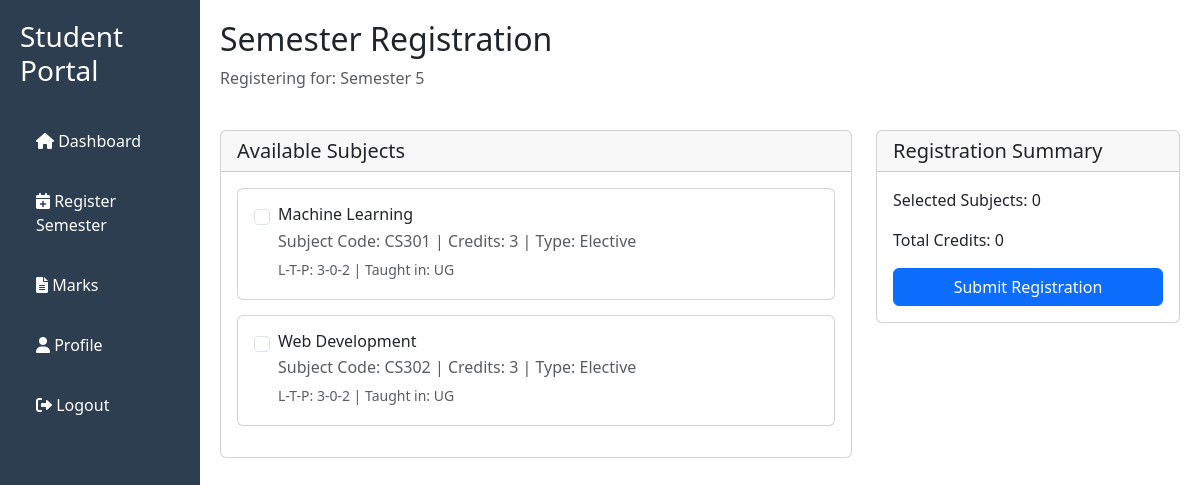
Screenshot of /semester_registration.php?semester_num=5 (signed in) with the database file from the repository.
### tables this page shows
CREATE TABLE subjects_pool (
    taught_in VARCHAR(10) NOT NULL,
    subject_type VARCHAR(20),
    subject_code VARCHAR(10),
    year_of_introduction DATE,
    subject_name VARCHAR(50),
    subject_semester INT(2) NOT NULL,
    credit INT(2),
    lecture_hours INT(2),
    tutorial_hours INT(2),
    practical_hours INT(2),
    PRIMARY KEY (subject_code, year_of_introduction),
    CONSTRAINT chk_taught_in CHECK (taught_in IN ('UG', 'PG', 'PhD', 'Other')),
    CONSTRAINT chk_semester CHECK (subject_semester > 0 AND subject_semester < 11)
);

### semester_registration.php (the view, shortened to what this page needs)
<?php
require_once 'db_config.php';
$success = '';
$semester_num = $_GET['semester_num'] ?? null;
$stmt = $pdo->prepare("
    SELECT * FROM subjects_pool
    WHERE subject_semester = ?
    ORDER BY subject_code
");
$stmt->execute([$semester_num]);
$subjects = $stmt->fetchAll();
?>
<!DOCTYPE html>
<html lang="en">
<head>
    <link href="https://cdn.jsdelivr.net/npm/bootstrap@5.3.0/dist/css/bootstrap.min.css" rel="stylesheet">
    <link href="https://cdnjs.cloudflare.com/ajax/libs/font-awesome/6.0.0/css/all.min.css" rel="stylesheet">
</head>
<body>
    <div class="container-fluid">
        <div class="row">
            <div class="col-md-3 col-lg-2 sidebar">
                <h3 class="mb-4">Student Portal</h3>
                <div class="nav flex-column">
                    <a class="nav-link" href="dashboard.php">
                        <i class="fas fa-home"></i> Dashboard
                    </a>
                    <a class="nav-link active" href="semester_registration.php">
                        <i class="fas fa-calendar-plus"></i> Register Semester
                    </a>
                    <a class="nav-link" href="marks.php">
                        <i class="fas fa-file-alt"></i> Marks
                    </a>
                    <a class="nav-link" href="profile.php">
                        <i class="fas fa-user"></i> Profile
                    </a>
                    <a class="nav-link" href="logout.php">
                        <i class="fas fa-sign-out-alt"></i> Logout
                    </a>
                </div>
            </div>
            <div class="col-md-9 col-lg-10 main-content">
                <div class="row mb-4">
                    <div class="col">
                        <h2>Semester Registration</h2>
                        <p class="text-muted">Registering for: Semester <?= htmlspecialchars($semester_num) ?></p>
                    </div>
                </div>
                <?php if ($success): ?>
                    <div class="alert alert-success">
                        <?= $success ?>
                        <a href="dashboard.php" class="btn btn-primary ms-3">Go to Dashboard</a>
                    </div>
                <?php else: ?>
                    <form method="post" id="registrationForm">
                        <div class="row">
                            <div class="col-md-8">
                                <div class="card">
                                    <div class="card-header">
                                        <h5 class="card-title mb-0">Available Subjects</h5>
                                    </div>
                                    <div class="card-body">
                                        <?php if (empty($subjects)): ?>
                                            <div class="alert alert-info">
                                                <h6>No subjects available</h6>
                                                <p class="mb-0">No subjects have been created for this semester yet. Please contact your HOD or check back later.</p>
                                            </div>
                                        <?php else: ?>
                                        <?php foreach ($subjects as $subject): ?>
                                            <div class="card subject-card" onclick="toggleSubject(this, '<?= $subject['subject_code'] ?>')">
                                                <div class="card-body">
                                                    <div class="form-check">
                                                        <input type="checkbox" class="form-check-input"
                                                               name="subjects[]" value="<?= $subject['subject_code'] ?>"
                                                               id="subject_<?= $subject['subject_code'] ?>">
                                                        <label class="form-check-label" for="subject_<?= $subject['subject_code'] ?>">
                                                        <h6 class="mb-1"><?= htmlspecialchars($subject['subject_name']) ?></h6>
                                                        <p class="mb-1 text-muted">
                                                        Subject Code: <?= htmlspecialchars($subject['subject_code']) ?> |
                                                        Credits: <?= $subject['credit'] ?> |
                                                        Type: <?= htmlspecialchars($subject['subject_type']) ?>
                                                        </p>
                                                        <small class="text-muted">
                                                        L-T-P: <?= $subject['lecture_hours'] ?>-<?= $subject['tutorial_hours'] ?>-<?= $subject['practical_hours'] ?> |
                                                        Taught in: <?= htmlspecialchars($subject['taught_in']) ?>
                                                        </small>
                                                        </label>
                                                    </div>
                                                </div>
                                            </div>
                                        <?php endforeach; ?>
                                        <?php endif; ?>
                                    </div>
                                </div>
                            </div>
                            <div class="col-md-4">
                                <div class="card">
                                    <div class="card-header">
                                        <h5 class="card-title mb-0">Registration Summary</h5>
                                    </div>
                                    <div class="card-body">
                                        <p>Selected Subjects: <span id="selectedCount">0</span></p>
                                        <p>Total Credits: <span id="totalCredits">0</span></p>
                                        <button type="submit" class="btn btn-primary w-100" <?= empty($subjects) ? 'disabled' : '' ?>>
                                            <?= empty($subjects) ? 'No Subjects Available' : 'Submit Registration' ?>
                                        </button>
                                    </div>
                                </div>
                            </div>
                        </div>
                    </form>
                <?php endif; ?>
            </div>
        </div>
    </div>
</body>
</html>

### semester_registration.php (style rules this page uses)
.sidebar { min-height: 100vh; background: #2c3e50; color: white; padding: 20px; }
.sidebar .nav-link { color: white; margin: 10px 0; }
.main-content { padding: 20px; }
.subject-card { margin-bottom: 15px; cursor: pointer; }

### rows the page displays
subjects_pool: subject_name "Machine Learning", subject_code "CS301", credit "3", subject_type "Elective", lecture_hours "3", tutorial_hours "0", practical_hours "2", taught_in "UG"
subjects_pool: subject_name "Web Development", subject_code "CS302", credit "3", subject_type "Elective", lecture_hours "3", tutorial_hours "0", practical_hours "2", taught_in "UG"

### other values shown
$semester_num "5"
